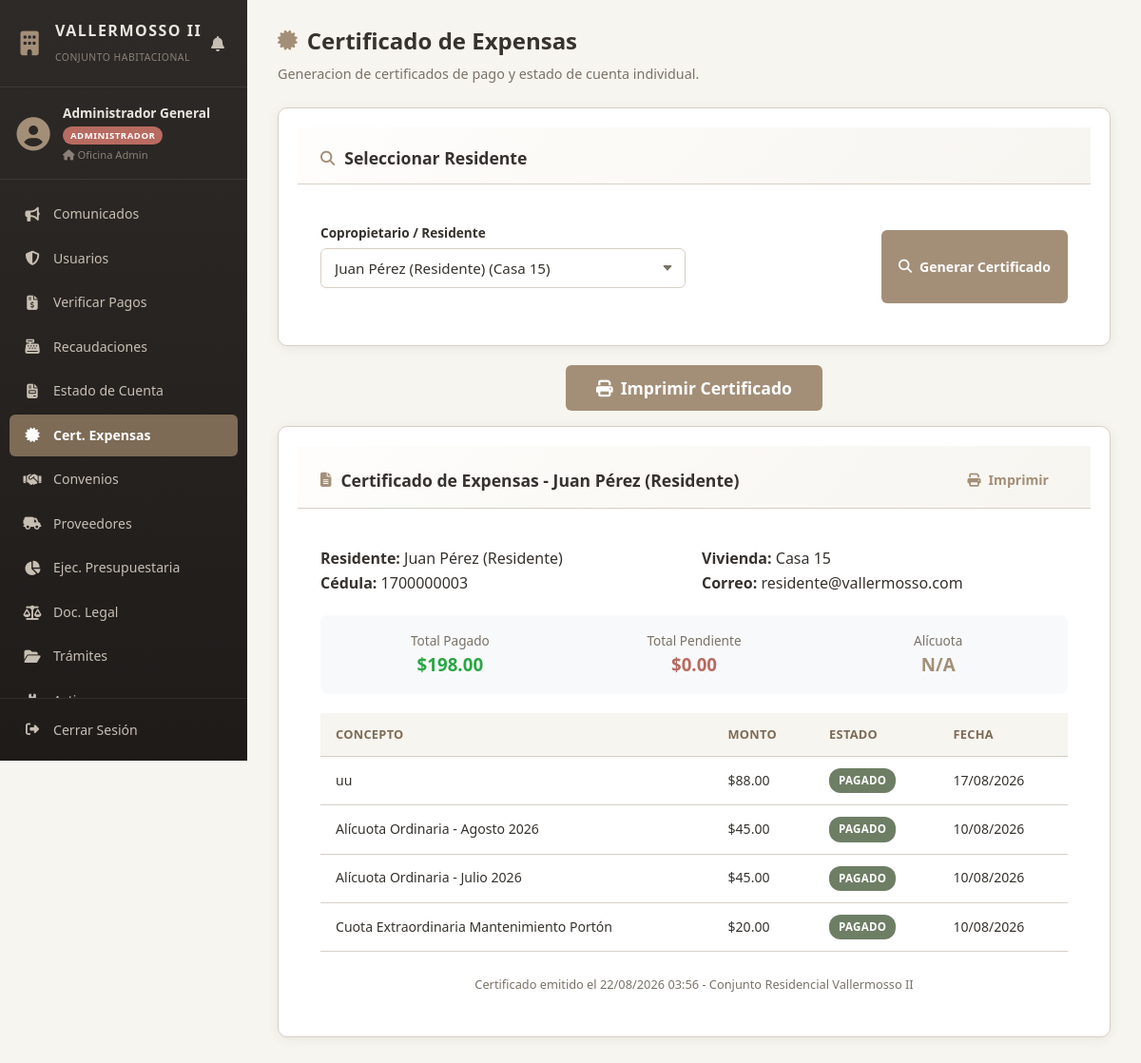
Before: /deploy/views/administrador/certificado_expensas.php?id_usuario=3 (signed in) with the older database file.
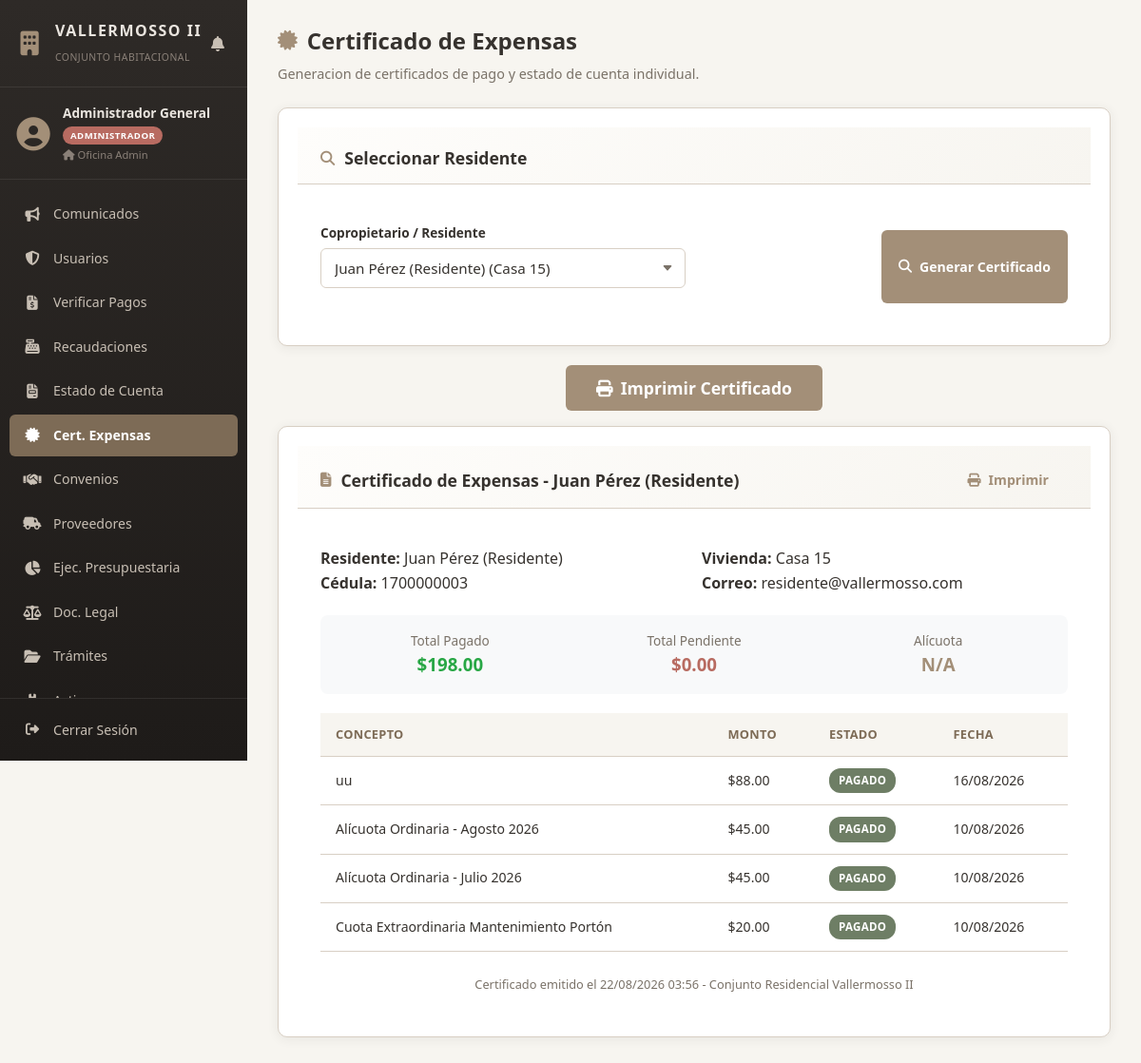
After: the same page with the newer database file.
### tables this page shows
CREATE TABLE `pagos` (
  `id_pago` int(11) NOT NULL AUTO_INCREMENT,
  `id_usuario` int(11) NOT NULL,
  `concepto` varchar(150) NOT NULL,
  `monto` decimal(10,2) NOT NULL,
  `fecha_vencimiento` date NOT NULL,
  `estado` enum('PENDIENTE','EN_REVISION','PAGADO','RECHAZADO') DEFAULT 'PENDIENTE',
  `comprobante_url` varchar(255) DEFAULT NULL,
  `fecha_subida` datetime DEFAULT NULL,
  `created_at` timestamp NOT NULL DEFAULT current_timestamp(),
  PRIMARY KEY (`id_pago`),
  KEY `id_usuario` (`id_usuario`),
  CONSTRAINT `pagos_ibfk_1` FOREIGN KEY (`id_usuario`) REFERENCES `usuarios` (`id_usuario`) ON DELETE CASCADE
);

### deploy/views/administrador/certificado_expensas.php (the view, shortened to what the changed rows need)
<?php
$db = Database::obtenerConexion();
$usuarioSeleccionado = null;
$pagosUsuario = [];
if (isset($_GET['id_usuario']) && $_GET['id_usuario'] > 0) {
    $idSel = (int)$_GET['id_usuario'];
    $stmtUser = $db->prepare("SELECT * FROM usuarios WHERE id_usuario = :id");
    $stmtUser->execute([':id' => $idSel]);
    $usuarioSeleccionado = $stmtUser->fetch(PDO::FETCH_ASSOC);
    if ($usuarioSeleccionado) {
        $stmtPagos = $db->prepare("SELECT * FROM pagos WHERE id_usuario = :id_usuario ORDER BY created_at DESC");
        $stmtPagos->execute([':id_usuario' => $idSel]);
        $pagosUsuario = $stmtPagos->fetchAll(PDO::FETCH_ASSOC);
    }
}
?>
<!DOCTYPE html>
<html lang="es">
<head>
    <link rel="stylesheet" href="../../public/css/style.css">
    <link rel="stylesheet" href="https://cdnjs.cloudflare.com/ajax/libs/font-awesome/6.4.0/css/all.min.css">
</head>
<body>
<div class="app-layout">
    <?php include_once __DIR__ . '/../sidebar.php'; ?>
    <main class="main-content">
        <header class="content-header">
            <h1><i class="fa-solid fa-certificate"></i> Certificado de Expensas</h1>
        </header>
        <section class="card">
            <div class="card-header">
                <h2><i class="fa-solid fa-magnifying-glass"></i> Seleccionar Residente</h2>
            </div>
        </section>
        <?php if ($usuarioSeleccionado): ?>
        <section class="card" id="certificado-area">
            <div class="card-header" style="justify-content: space-between;">
                <h2><i class="fa-solid fa-file-lines"></i> Certificado de Expensas - <?= htmlspecialchars($usuarioSeleccionado['nombres']) ?></h2>
            </div>
            <div class="card-body">
                <div class="table-responsive">
                    <table class="table">
                        <thead>
                            <tr>
                                <th>Concepto</th>
                                <th>Monto</th>
                                <th>Estado</th>
                                <th>Fecha</th>
                            </tr>
                        </thead>
                        <tbody>
                            <?php if (empty($pagosUsuario)): ?>
                                <tr>
                                    <td colspan="4" class="text-center">No hay registros de pagos para este residente.</td>
                                </tr>
                            <?php else: ?>
                                <?php foreach ($pagosUsuario as $p): ?>
                                    <tr>
                                        <td><?= htmlspecialchars($p['concepto']) ?></td>
                                        <td>$<?= number_format($p['monto'], 2) ?></td>
                                        <td>
                                            <?php
                                                $badge = 'badge-warning';
                                                if ($p['estado'] === 'APROBADO' || $p['estado'] === 'PAGADO') $badge = 'badge-success';
                                                elseif ($p['estado'] === 'RECHAZADO') $badge = 'badge-danger';
                                            ?>
                                            <span class="badge <?= $badge ?>"><?= htmlspecialchars($p['estado']) ?></span>
                                        </td>
                                        <td><?= date('d/m/Y', strtotime($p['created_at'])) ?></td>
                                    </tr>
                                <?php endforeach; ?>
                            <?php endif; ?>
                        </tbody>
                    </table>
                </div>
            </div>
        </section>
        <?php endif; ?>
    </main>
</div>
</body>
</html>

Changed rows visible on the page:
changed pagos "uu": created_at "17/08/2026" → "16/08/2026"
